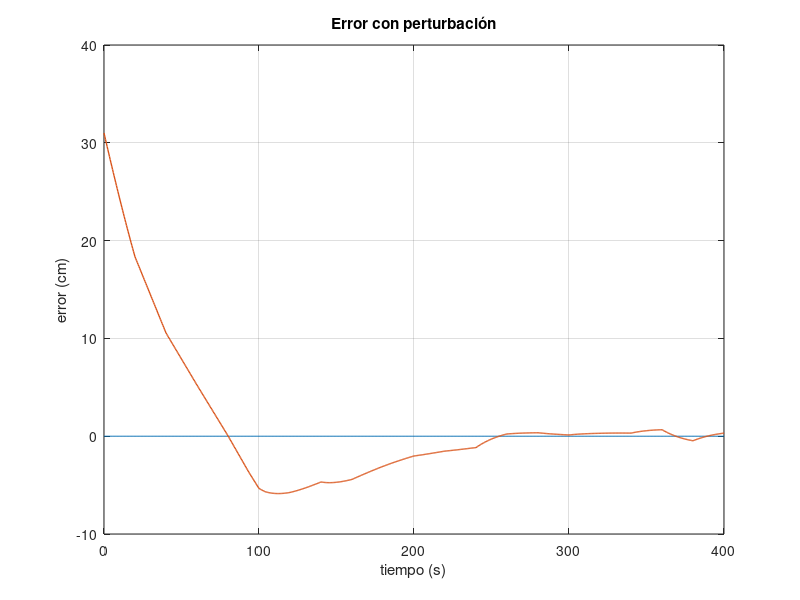

The MATLAB script that drew this image:

clear all;

load("error.mat");

figure(2)
plot(error(1,:), zeros(size(error(1,:))), error(1,:), error(2,:)*100, 'linewidth', 1);
grid on;
xlabel('tiempo (s)');
ylabel('error (cm)');
title('Error con perturbación');
resized = [680, 458, 280, 210];
set(gcf, 'Position', resized);
